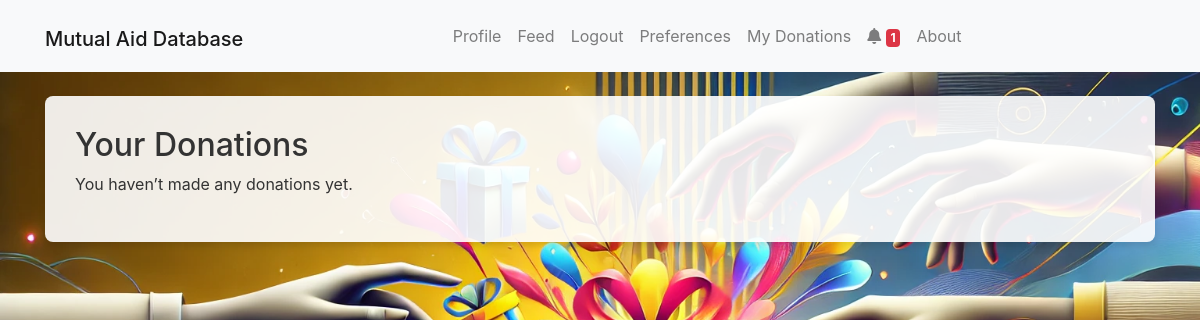
Page /my_donations (signed in) on the earlier database version.
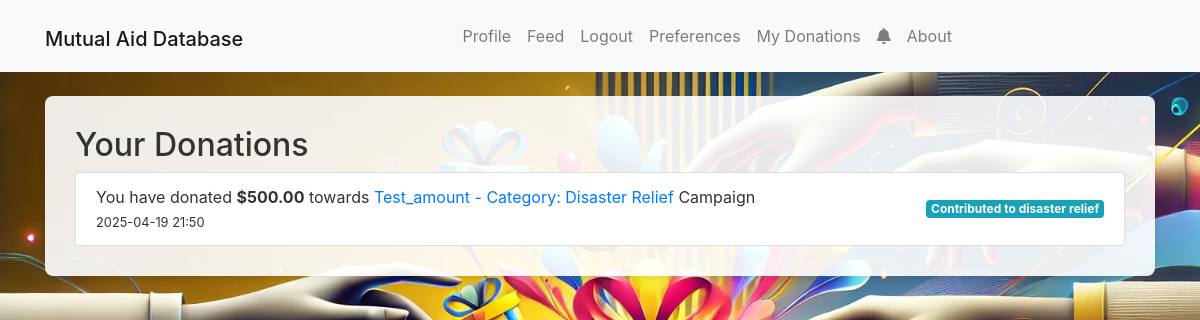
Same page on the later database version.
### app/models.py (models this page shows, shortened)
class Donation(db.Model):
    __tablename__ = 'donation'
    id = db.Column(db.Integer, primary_key=True)
    post_id = db.Column(db.Integer, db.ForeignKey('post.id'), nullable=False)
    donor_id = db.Column(db.Integer, db.ForeignKey('users.id'), nullable=False)
    amount = db.Column(db.Numeric(10, 2), nullable=False)
    message = db.Column(db.Text, nullable=True)
    timestamp = db.Column(db.DateTime, default=datetime.utcnow, nullable=False)
    post = db.relationship('Post', back_populates='donations')
    donor = db.relationship('User', back_populates='donations')

class Post(db.Model):
    __tablename__ = 'post'
    id = db.Column(db.Integer, primary_key=True)
    user_id = db.Column(db.Integer, db.ForeignKey('users.id'), nullable=False)
    content = db.Column(db.String(140), nullable=False)
    media_filename = db.Column(db.String(255), nullable=True)
    category = db.Column(db.String(55), nullable=False) # Category of the post (e.g., "Help Needed", "Donation", etc.)
    status = db.Column(db.String(55), nullable=False, default='Pending') # Status of the post (e.g., "Pending", "Approved", "Rejected")
    timestamp = db.Column(db.DateTime, index=True, nullable=False, default=datetime.utcnow) # Timestamp for when the post was created
    goal = db.Column(db.Numeric(10, 2), nullable=False) # Goal amount for the post
    author = db.relationship('User', backref='posts', lazy=True)
    donations = db.relationship('Donation', back_populates='post', lazy='select', cascade='all, delete-orphan')

### app/routes.py (the view)
@main.route('/my_donations')
def my_donations():
    if 'user_id' not in session:
        flash('Please log in to see your donations.', 'warning')
        return redirect(url_for('main.login'))
    donations = Donation.query.filter_by(donor_id=session['user_id']) \
                              .order_by(Donation.timestamp.desc()).all()
    return render_template('my_donations.html', donations=donations)

### app/__init__.py (called while the page is built)
@app.context_processor
def inject_notification_count():
    from app.models import Notification  # avoid circular import issues if needed
    if 'user_id' in session:
        count = Notification.query.filter_by(user_id=session['user_id'], is_read=False).count()
    else:
        count = 0
    print(f"Notification count: {count}")
    return dict(notification_count=count)

### app/templates/my_donations.html (shortened to what this page needs)
{% extends "base.html" %}
{% block content %}
<div class="form-container">
  <h2>Your Donations</h2>
  {% if donations %}
    <ul class="list-group">
      {% for d in donations %}
        <li class="list-group-item d-flex justify-content-between align-items-center">
          <div>
            You have donated <strong>${{ '{:.2f}'.format(d.amount) }}</strong> towards
            <a href="{{ url_for('main.view_post', post_id=d.post_id) }}">
              {{ d.post.content }} - Category: {{ d.post.category }}
            </a>Campaign
            <br>
            <small>{{ d.timestamp.strftime('%Y-%m-%d %H:%M') }}</small>
          </div>
          {% if d.message %}
            <span class="badge badge-info">{{ d.message }}</span>
          {% endif %}
        </li>
      {% endfor %}
    </ul>
  {% else %}
    <p>You haven’t made any donations yet.</p>
  {% endif %}
</div>
{% endblock %}

Differences in the rows shown:
added Donation: amount "500.00", post.content "Test_amount", post.category "Disaster Relief", timestamp "2025-04-19 21:50", message "Contributed to disaster relief"
Other differences:
{{ notification_count }}: "1" → (not shown)
text no longer shown: "You haven’t made any donations yet."
